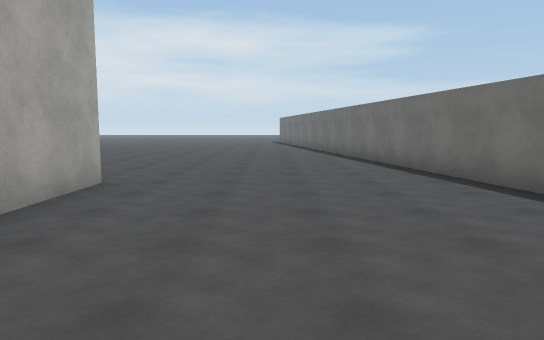
[1] (above)

24 first-person views from a walk through a scene from a Unity 3-D project. The camera is 1.5 m above the floor, tilts 6° down and sees 70° across. The floor is counted in squares, 2 m on a side. Each view is taken from the middle of a square. On the plan, view 1 faces up. The plan holds only what a view shows up to about 12 squares ahead; the rest is blank. The place goes on beyond the plan. Surface patterns are stand-ins for the level's own textures.

[2]
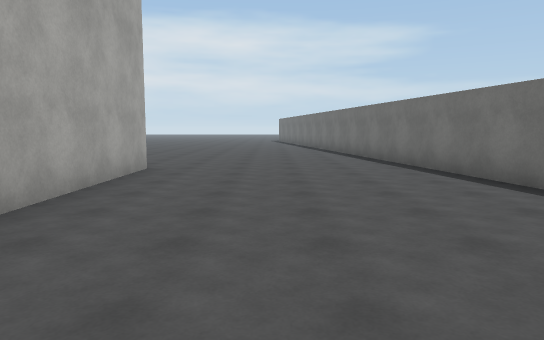

[3]
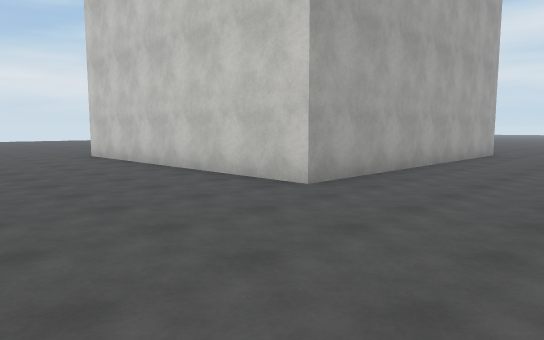

[4]
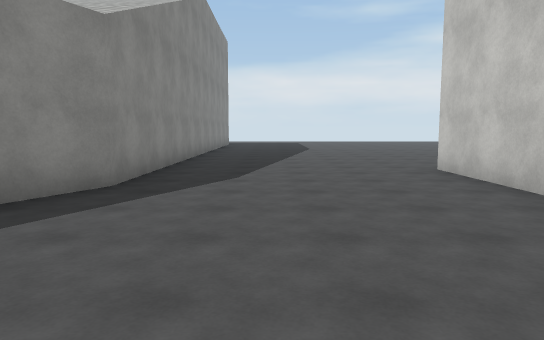

[5]
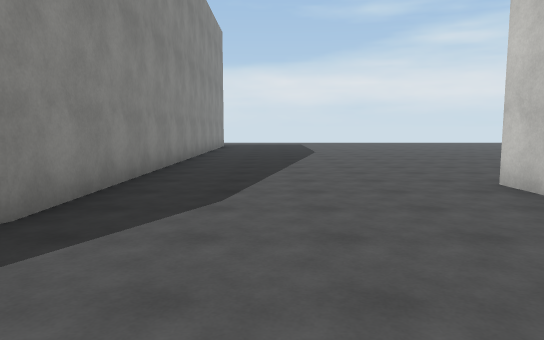

[6]
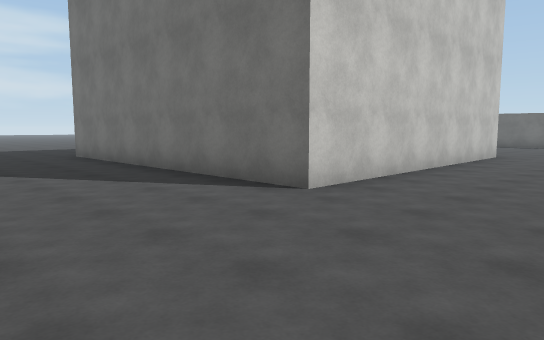

[7]
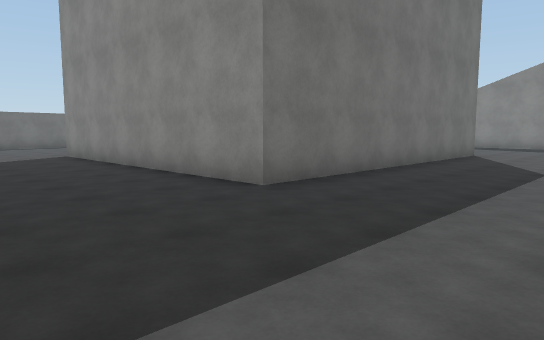

[8]
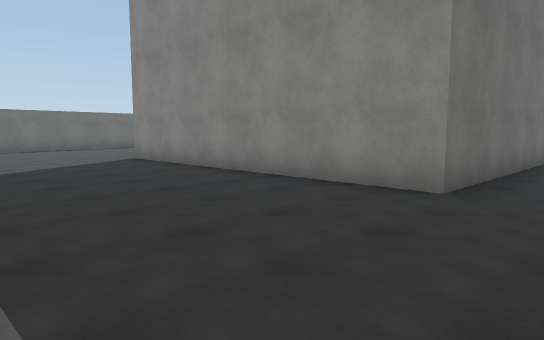

[9]
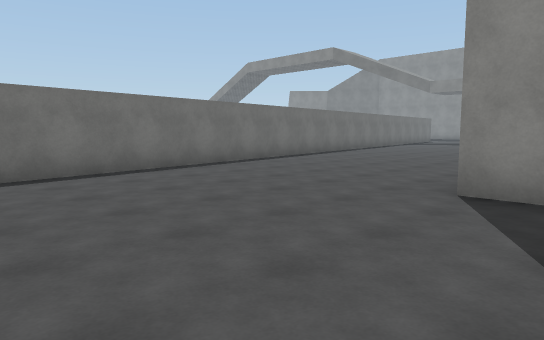

[10]
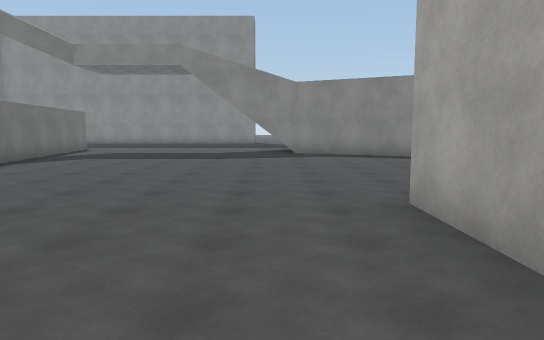

[11]
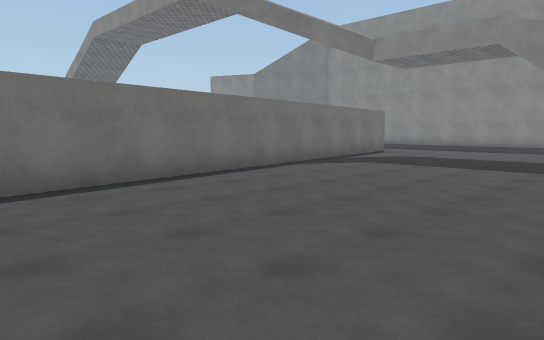

[12]
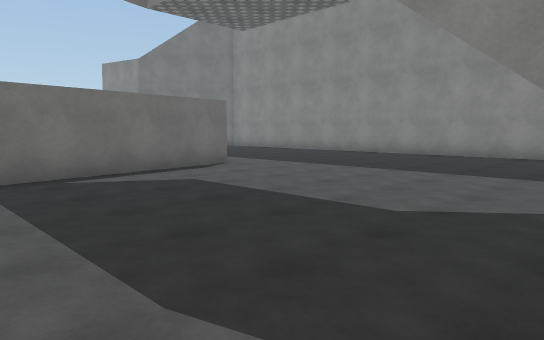

[13]
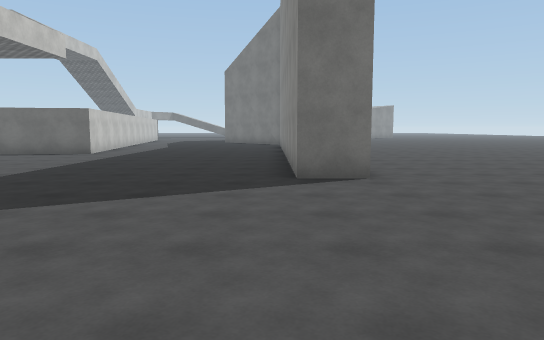

[14]
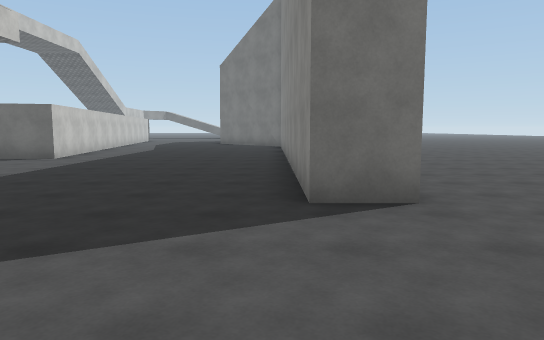

[15]
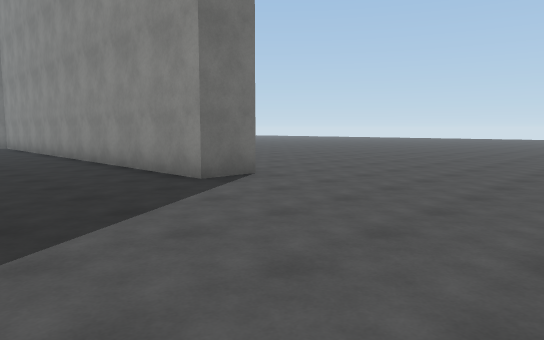

[16]
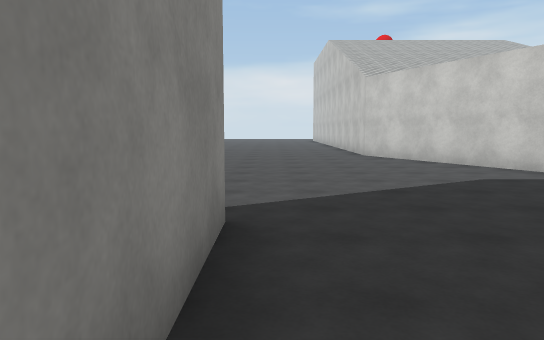

[17]
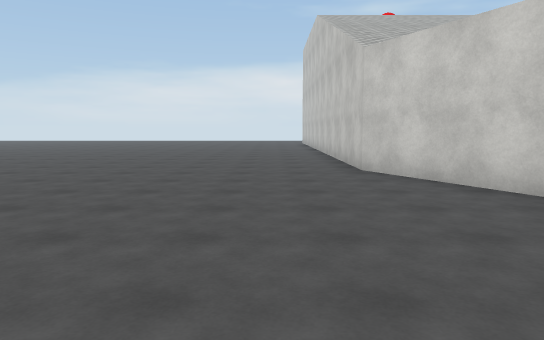

[18]
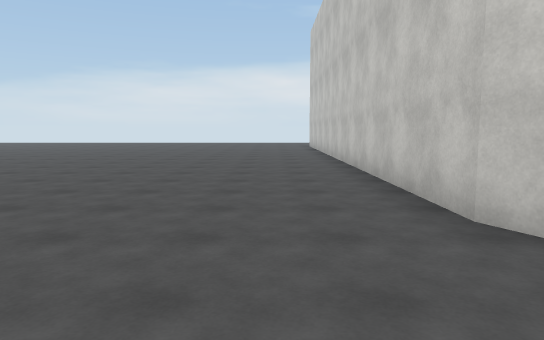

[19]
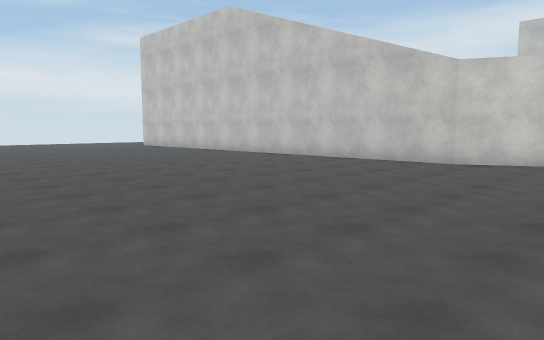

[20]
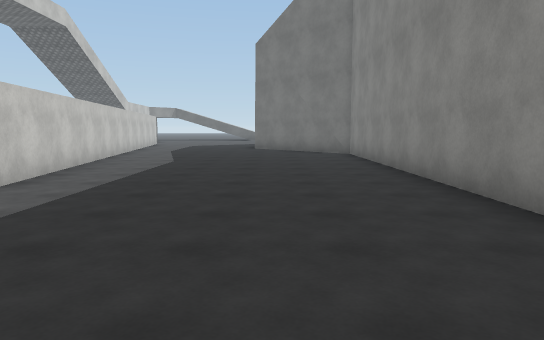

[21]
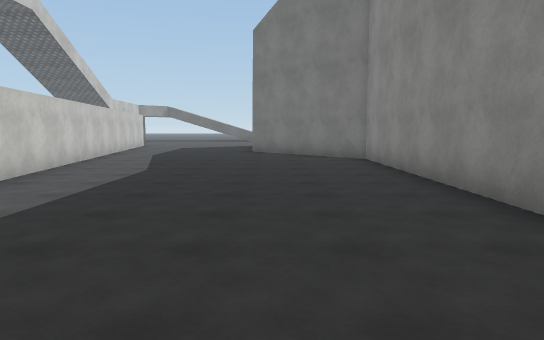

[22]
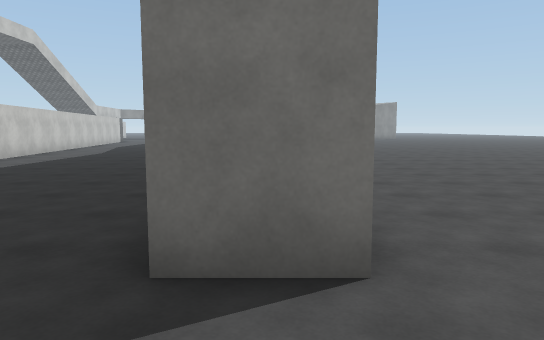

[23]
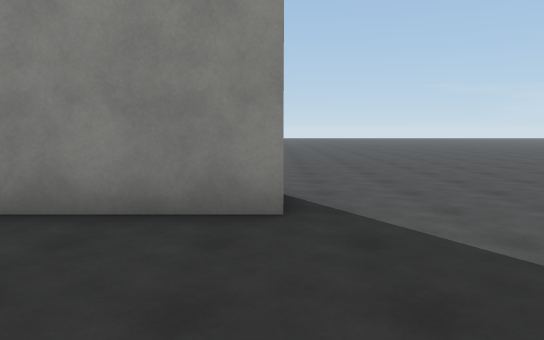

[24]
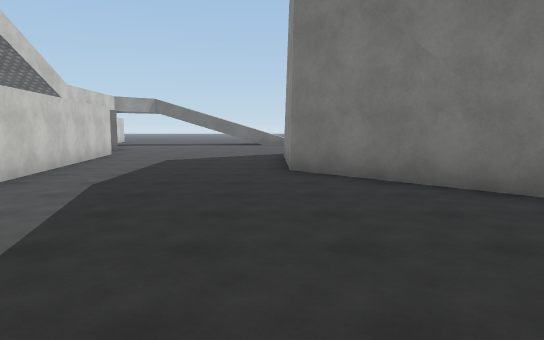

### Floor plan
Points are (right, up) in squares from view 1. A wall is a line through its corners. A room is listed if a view was taken in it or the views show most of it. See-through windows are left out.
Room 1 (views 1, 2, 3, 4, 5, 6, 7, 8, 9, 10, 11, 12, 13, 14, 15, 16, 17, 18, 19, 20, 21, 22, 23, 24)
walls: (-3.8, -14.2) (-8.1, -16.3) (-14.5, -16.3); (-0.1, -20.6) (-0.1, -19.4) (12.8, -19.4) (16.1, -16.4) (19.8, -16.4); (-4.8, -9.7) (-2, -11.1); (-2.4, -2.9) (-10.3, -2.9) (-10.3, 5.4) (-2.4, 5.4) (-2.4, -2.9); (3.7, 0.6) (2.2, 10.5); (20.7, -11.2) (5.9, -13.5) (4.1, -1.8); (-14.5, -8.1) (-8.1, -8.1) (-6.8, -8.8)

Positions as (right, up) in squares from view 1, and headings:
1: (0, 0), facing up
2: (0, -2), facing up
3: (1, -7), facing up-left
4: (-3, -6), facing left
5: (-5, -6), facing left
6: (-14, -6), facing up-right
7: (-14, 9), facing down-right
8: (-12, 10), facing down-right
9: (-4, 10), facing down-right
10: (-1, 1), facing down
11: (-1, -1), facing down-right
12: (-1, -8), facing down-right
13: (-6, -19), facing right
14: (-4, -19), facing right
15: (-5, -16), facing down-right
16: (3, -19), facing left
17: (-1, -18), facing left
18: (-5, -18), facing left
19: (-5, -25), facing up-left
20: (1, -17), facing right
21: (3, -17), facing right
22: (-2, -20), facing right
23: (0, -16), facing down
24: (9, -16), facing right
